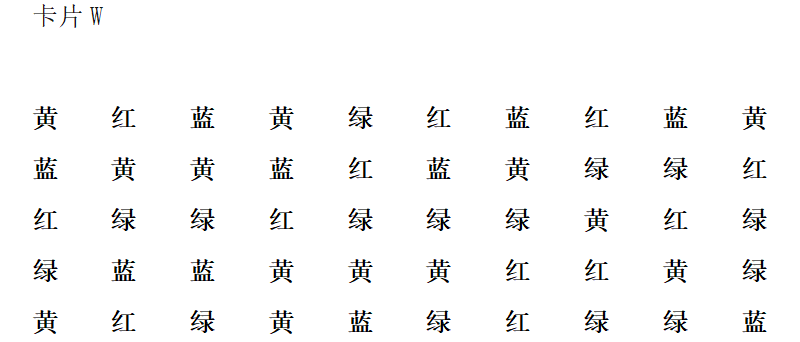
#> input picture docs/cards/W.png, 800 x 342 px, found by its file name; its folder holds 4 pictures in this run
$ python crop-card-displays.py
#> lines starting #> are read from the running program, lines starting #| are printed output that depends on the picture
"""Create title-free Stroop display images without altering task pixels.

The source PNGs remain the scoring/material originals.  Only white margins and
the title above the 5 x 10 matrix are removed from the display derivatives.
"""
from pathlib import Path
import hashlib
import json

from PIL import Image, ImageChops


ROOT = Path(__file__).resolve().parents[1]
CARDS = ROOT / "public" / "cards"
DISPLAY = CARDS / "display"
CROPS = {
    "W": (24, 98, 775, 342),
    "C": (23, 60, 774, 301),
    "CW": (21, 57, 859, 378),
}


def digest(path):
    return hashlib.sha256(path.read_bytes()).hexdigest()


def main():
    DISPLAY.mkdir(parents=True, exist_ok=True)
    entries = []
    for card, box in CROPS.items():
        source_path = CARDS / f"{card}.png"
        source = Image.open(source_path)
#> source is the input picture: PIL image 800x342 RGB; mean R, G, B 246.9, 246.9, 246.9
        # Region y >= 50 excludes each embedded title and includes all task items.
        rgb = source.convert("RGB")
        difference = ImageChops.difference(rgb, Image.new("RGB", rgb.size, "white"))
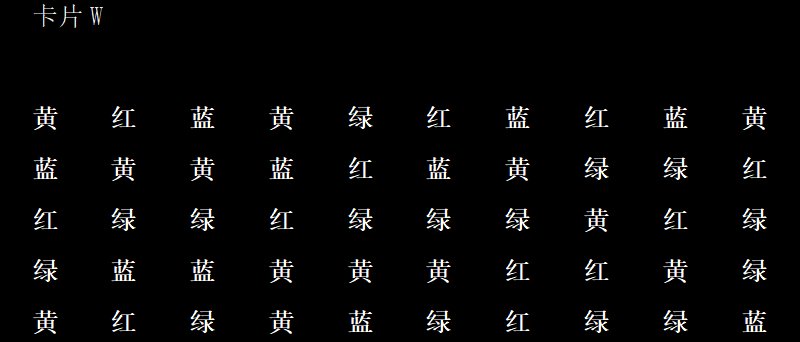
#> difference: PIL image 800x342 RGB; mean R, G, B 8.1, 8.1, 8.1
        task_bounds = difference.crop((0, 50, source.width, source.height)).getbbox()
#> task_bounds = (32, 56, 767, 284)
        assert task_bounds is not None
        x0, y0, x1, y1 = task_bounds
#> x0 = 32; y0 = 56; x1 = 767; y1 = 284
        task_bounds = (x0, y0 + 50, x1, y1 + 50)
#> task_bounds = (32, 106, 767, 334)
        assert box[0] <= task_bounds[0] and box[1] <= task_bounds[1]
        assert box[2] >= task_bounds[2] and box[3] >= task_bounds[3]
        cropped = source.crop(box)
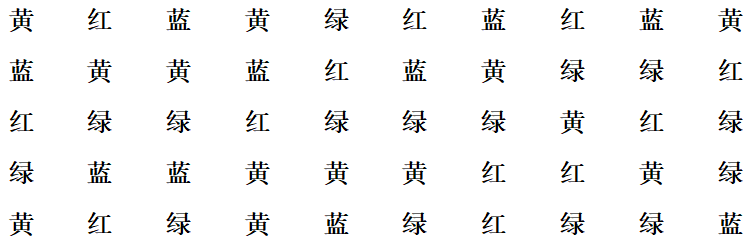
#> cropped: PIL image 751x244 RGB; mean R, G, B 243.1, 243.2, 243.2
        output = DISPLAY / f"{card}.png"
        cropped.save(output)
        reopened = Image.open(output)
        assert reopened.mode == cropped.mode
        assert reopened.size == cropped.size
        assert reopened.tobytes() == cropped.tobytes()
        entries.append({
            "card": card,
            "source": f"cards/{card}.png",
            "display": f"cards/display/{card}.png",
            "sourceSize": list(source.size),
            "cropBox": list(box),
            "taskBounds": list(task_bounds),
            "displaySize": list(cropped.size),
            "sourceSha256": digest(source_path),
            "displaySha256": digest(output),
            "taskPixelsUnchanged": True,
        })
#> pass 2 of the loop in main, `for card, box in CROPS.items():`:
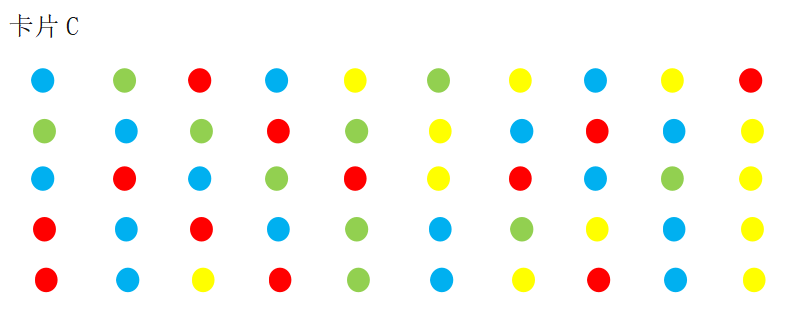
#> input picture docs/cards/C.png, 789 x 317 px, found by its file name
#> in main, source is the input picture: PIL image 789x317 RGB; mean R, G, B 245.7, 246.4, 240.6
#> in main, `difference = ImageChops.difference(rgb, Image.new("RGB", rgb.size, "wh..`:
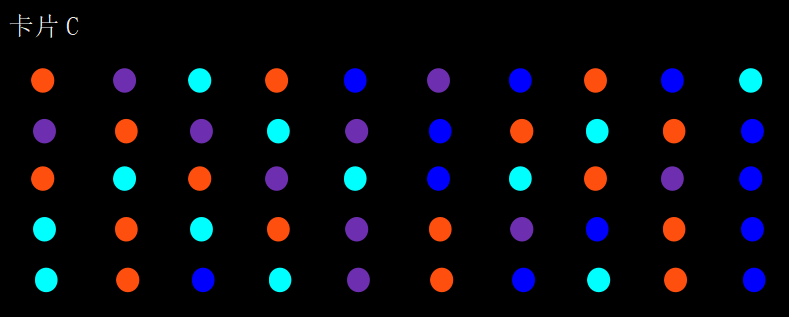
#> difference: PIL image 789x317 RGB; mean R, G, B 9.3, 8.6, 14.4
#> in main, `task_bounds = difference.crop((0, 50, source.width, source.height)).ge..`: task_bounds = (31, 18, 766, 243)
#> x0 = 31; y0 = 18; x1 = 766; y1 = 243
#> in main, `task_bounds = (x0, y0 + 50, x1, y1 + 50)`: task_bounds = (31, 68, 766, 293)
#> in main, `cropped = source.crop(box)`:
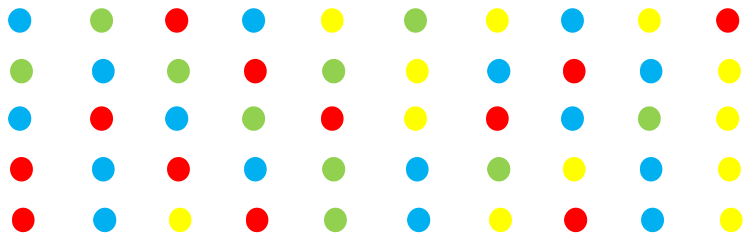
#> cropped: PIL image 751x241 RGB; mean R, G, B 242.4, 243.4, 235.4
#> pass 3 of the loop in main, `for card, box in CROPS.items():`:
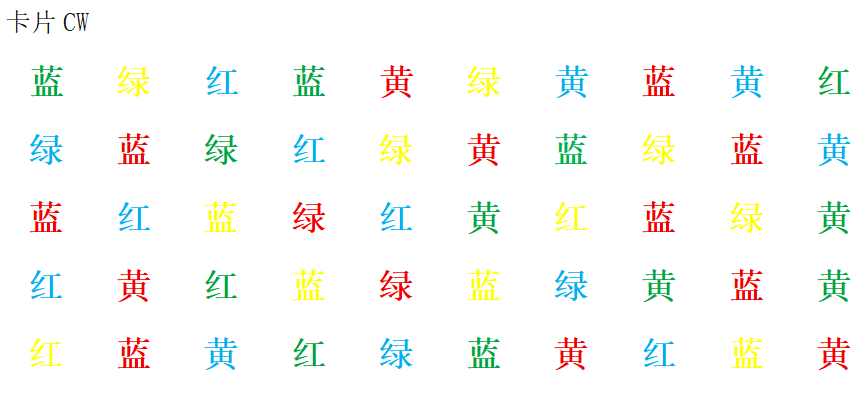
#> input picture docs/cards/CW.png, 861 x 410 px, found by its file name
#> in main, source is the input picture: PIL image 861x410 RGB; mean R, G, B 249.6, 249.8, 247.1
#> in main, `difference = ImageChops.difference(rgb, Image.new("RGB", rgb.size, "wh..`:
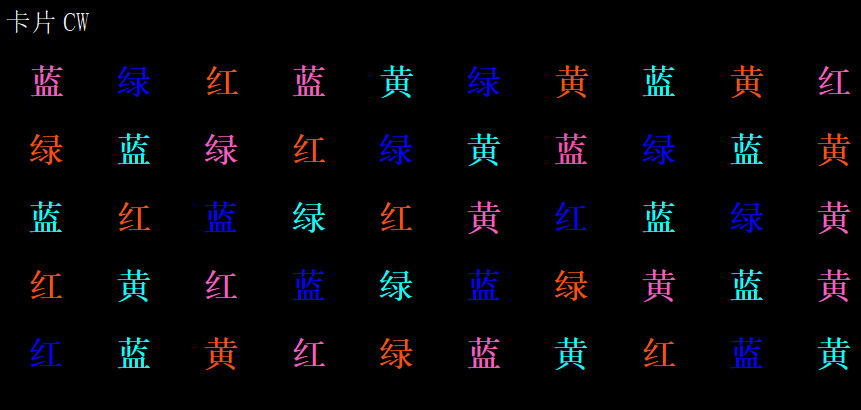
#> difference: PIL image 861x410 RGB; mean R, G, B 5.4, 5.2, 7.9
#> in main, `task_bounds = difference.crop((0, 50, source.width, source.height)).ge..`: task_bounds = (29, 15, 851, 320)
#> x0 = 29; y0 = 15; x1 = 851; y1 = 320
#> in main, `task_bounds = (x0, y0 + 50, x1, y1 + 50)`: task_bounds = (29, 65, 851, 370)
#> in main, `cropped = source.crop(box)`:
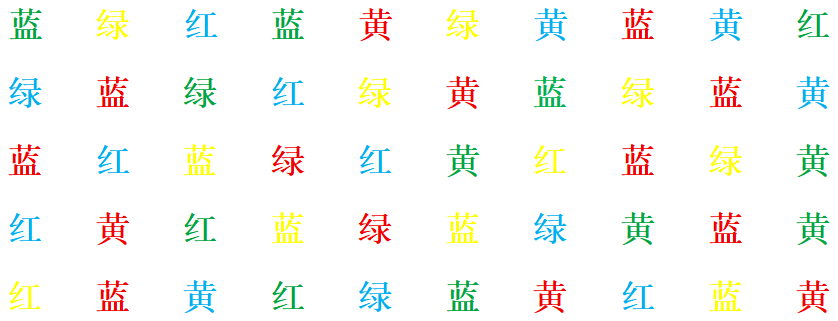
#> cropped: PIL image 838x321 RGB; mean R, G, B 248.1, 248.5, 244.8
    manifest = {
        "displayVersion": "title-free-1",
        "transformation": "Lossless pixel crop only; no resizing, recoloring, or item changes.",
        "coordinateConvention": "[left, top, right-exclusive, bottom-exclusive] in source pixels",
        "originalFilesPreserved": True,
        "cards": entries,
    }
    (DISPLAY / "manifest.json").write_text(json.dumps(manifest, ensure_ascii=False, indent=2) + "\n", encoding="utf-8")
    print(json.dumps(manifest, ensure_ascii=False, indent=2))
#> (printed output is left out)


if __name__ == "__main__":
    main()
